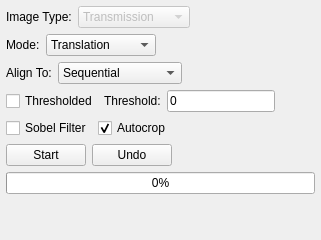
         <widget class="QWidget" name="a2_tab_registration">
          <attribute name="title">
           <string>Registration</string>
          </attribute>
          <layout class="QVBoxLayout" name="a2_tab_registration_layout">
           <property name="spacing">
            <number>6</number>
           </property>
           <property name="leftMargin">
            <number>6</number>
           </property>
           <property name="topMargin">
            <number>6</number>
           </property>
           <property name="rightMargin">
            <number>6</number>
           </property>
           <property name="bottomMargin">
            <number>6</number>
           </property>
           <item>
            <layout class="QHBoxLayout" name="a2_reg_image_type_layout">
             <item>
              <widget class="QLabel" name="a2_regImageTypeLabel">
               <property name="text">
                <string>Image Type:</string>
               </property>
              </widget>
             </item>
             <item>
              <widget class="QComboBox" name="a2_regImageTypeCombo">
               <property name="enabled">
                <bool>false</bool>
               </property>
               <item>
                <property name="text">
                 <string>Transmission</string>
                </property>
               </item>
               <item>
                <property name="text">
                 <string>Optical Density</string>
                </property>
               </item>
              </widget>
             </item>
             <item>
              <spacer name="a2_reg_image_type_spacer">
               <property name="orientation">
                <enum>Qt::Horizontal</enum>
               </property>
               <property name="sizeHint" stdset="0">
                <size>
                 <width>40</width>
                 <height>20</height>
                </size>
               </property>
              </spacer>
             </item>
            </layout>
           </item>
           <item>
            <layout class="QHBoxLayout" name="a2_reg_mode_layout">
             <item>
              <widget class="QLabel" name="a2_regModeLabel">
               <property name="text">
                <string>Mode:</string>
               </property>
              </widget>
             </item>
             <item>
              <widget class="QComboBox" name="a2_regModeCombo">
               <item>
                <property name="text">
                 <string>Translation</string>
                </property>
               </item>
               <item>
                <property name="text">
                 <string>Circular Image</string>
                </property>
               </item>
               <item>
                <property name="text">
                 <string>Affine</string>
                </property>
               </item>
               <item>
                <property name="text">
                 <string>Rigid</string>
                </property>
               </item>
               <item>
                <property name="text">
                 <string>Homographic</string>
                </property>
               </item>
              </widget>
             </item>
             <item>
              <spacer name="horizontalSpacer_3">
               <property name="orientation">
                <enum>Qt::Horizontal</enum>
               </property>
               <property name="sizeHint" stdset="0">
                <size>
                 <width>40</width>
                 <height>20</height>
                </size>
               </property>
              </spacer>
             </item>
            </layout>
           </item>
           <item>
            <layout class="QHBoxLayout" name="a2_reg_align_method_layout">
             <item>
              <widget class="QLabel" name="a2_regAlignMethodLabel">
               <property name="text">
                <string>Align To:</string>
               </property>
              </widget>
             </item>
             <item>
              <widget class="QComboBox" name="a2_regAlignMethodCombo">
               <item>
                <property name="text">
                 <string>Sequential</string>
                </property>
               </item>
               <item>
                <property name="text">
                 <string>Reference Image</string>
                </property>
               </item>
              </widget>
             </item>
             <item>
              <spacer name="a2_reg_align_method_spacer">
               <property name="orientation">
                <enum>Qt::Horizontal</enum>
               </property>
               <property name="sizeHint" stdset="0">
                <size>
                 <width>40</width>
                 <height>20</height>
                </size>
               </property>
              </spacer>
             </item>
            </layout>
           </item>
           <item>
            <layout class="QHBoxLayout" name="a2_reg_threshold_layout">
             <item>
              <widget class="QCheckBox" name="a2_regThresholdCheckbox">
               <property name="text">
                <string>Thresholded</string>
               </property>
              </widget>
             </item>
             <item>
              <widget class="QLabel" name="a2_regThresholdLabel">
               <property name="text">
                <string>Threshold:</string>
               </property>
              </widget>
             </item>
             <item>
              <widget class="QLineEdit" name="a2_regThresholdEdit">
               <property name="text">
                <string>0</string>
               </property>
               <property name="maximumWidth">
                <number>70</number>
               </property>
              </widget>
             </item>
             <item>
              <spacer name="a2_reg_threshold_spacer">
               <property name="orientation">
                <enum>Qt::Horizontal</enum>
               </property>
               <property name="sizeHint" stdset="0">
                <size>
                 <width>40</width>
                 <height>20</height>
                </size>
               </property>
              </spacer>
             </item>
            </layout>
           </item>
           <item>
            <layout class="QHBoxLayout" name="a2_reg_options_layout">
             <item>
              <widget class="QCheckBox" name="a2_regSobelCheckbox">
               <property name="text">
                <string>Sobel Filter</string>
               </property>
              </widget>
             </item>
             <item>
              <widget class="QCheckBox" name="a2_regAutocropCheckbox">
               <property name="text">
                <string>Autocrop</string>
               </property>
               <property name="checked">
                <bool>true</bool>
               </property>
              </widget>
             </item>
             <item>
              <spacer name="a2_reg_options_spacer">
               <property name="orientation">
                <enum>Qt::Horizontal</enum>
               </property>
               <property name="sizeHint" stdset="0">
                <size>
                 <width>40</width>
                 <height>20</height>
                </size>
               </property>
              </spacer>
             </item>
            </layout>
           </item>
           <item>
            <layout class="QHBoxLayout" name="a2_reg_buttons_layout">
             <item>
              <widget class="QPushButton" name="a2_regStartButton">
               <property name="text">
                <string>Start</string>
               </property>
              </widget>
             </item>
             <item>
              <widget class="QPushButton" name="a2_regUndoButton">
               <property name="text">
                <string>Undo</string>
               </property>
              </widget>
             </item>
             <item>
              <spacer name="a2_reg_buttons_spacer">
               <property name="orientation">
                <enum>Qt::Horizontal</enum>
               </property>
               <property name="sizeHint" stdset="0">
                <size>
                 <width>40</width>
                 <height>20</height>
                </size>
               </property>
              </spacer>
             </item>
            </layout>
           </item>
           <item>
            <widget class="QProgressBar" name="a2_regProgressBar">
             <property name="value">
              <number>0</number>
             </property>
             <property name="textVisible">
              <bool>true</bool>
             </property>
            </widget>
           </item>
           <item>
            <spacer name="a2_reg_vspacer">
             <property name="orientation">
              <enum>Qt::Vertical</enum>
             </property>
             <property name="sizeHint" stdset="0">
              <size>
               <width>20</width>
               <height>40</height>
              </size>
             </property>
            </spacer>
           </item>
          </layout>
         </widget>
